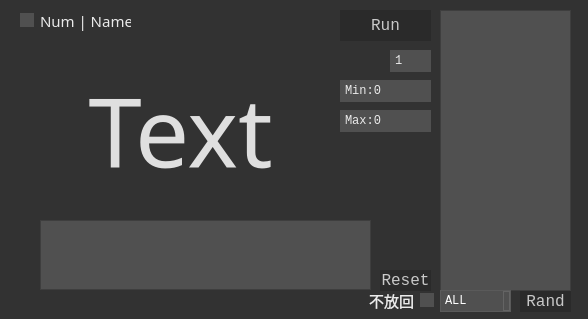
<?xml version="1.0" encoding="UTF-8"?>
<ui version="4.0">
 <class>Widget</class>
 <widget class="QWidget" name="Widget">
  <property name="geometry">
   <rect>
    <x>0</x>
    <y>0</y>
    <width>588</width>
    <height>319</height>
   </rect>
  </property>
  <property name="font">
   <font>
    <family>方正俊黑简体_中</family>
   </font>
  </property>
  <property name="windowTitle">
   <string>Widget</string>
  </property>
  <property name="styleSheet">
   <string notr="true">QWidget#Widget{
	background-color: rgb(50,50,50);
}
QWidget{
	color: rgb(235, 235, 235);
}</string>
  </property>
  <widget class="QListWidget" name="listWidget">
   <property name="geometry">
    <rect>
     <x>440</x>
     <y>10</y>
     <width>131</width>
     <height>281</height>
    </rect>
   </property>
   <property name="font">
    <font>
     <family>方正俊黑简体_中</family>
     <pointsize>12</pointsize>
    </font>
   </property>
   <property name="styleSheet">
    <string notr="true">QListWidget{
	background-color: rgb(80, 80, 80);
}
QListWidget::item:disabled{
	color:grey;
}

</string>
   </property>
  </widget>
  <widget class="QPlainTextEdit" name="textEdit">
   <property name="geometry">
    <rect>
     <x>40</x>
     <y>220</y>
     <width>331</width>
     <height>70</height>
    </rect>
   </property>
   <property name="font">
    <font>
     <family>方正俊黑简体_中</family>
     <pointsize>12</pointsize>
    </font>
   </property>
   <property name="styleSheet">
    <string notr="true">QPlainTextEdit#textEdit{
	background-color: rgb(80, 80, 80);
}</string>
   </property>
   <property name="readOnly">
    <bool>true</bool>
   </property>
  </widget>
  <widget class="QSpinBox" name="spin_num">
   <property name="geometry">
    <rect>
     <x>390</x>
     <y>50</y>
     <width>41</width>
     <height>22</height>
    </rect>
   </property>
   <property name="font">
    <font>
     <family>Consolas</family>
    </font>
   </property>
   <property name="styleSheet">
    <string notr="true">QSpinBox{
	background-color: rgb(80, 80, 80);
}
QSpinBox::up-button,QSpinBox::down-button{
	width:0px;
}</string>
   </property>
   <property name="minimum">
    <number>1</number>
   </property>
   <property name="maximum">
    <number>99</number>
   </property>
  </widget>
  <widget class="QLabel" name="label">
   <property name="geometry">
    <rect>
     <x>10</x>
     <y>60</y>
     <width>341</width>
     <height>141</height>
    </rect>
   </property>
   <property name="font">
    <font>
     <family>方正俊黑简体_中</family>
     <pointsize>72</pointsize>
    </font>
   </property>
   <property name="styleSheet">
    <string notr="true">color: rgb(223, 223, 223);</string>
   </property>
   <property name="text">
    <string>Text</string>
   </property>
   <property name="alignment">
    <set>Qt::AlignCenter</set>
   </property>
  </widget>
  <widget class="QPushButton" name="btn_run">
   <property name="geometry">
    <rect>
     <x>340</x>
     <y>10</y>
     <width>91</width>
     <height>31</height>
    </rect>
   </property>
   <property name="font">
    <font>
     <family>Consolas</family>
     <pointsize>12</pointsize>
     <weight>50</weight>
     <italic>false</italic>
     <bold>false</bold>
    </font>
   </property>
   <property name="styleSheet">
    <string notr="true">QPushButton {
	font: 12pt &quot;Consolas&quot;;
    color:rgb(200,200,200);
	border: 0px solid transparent;
    background-color: rgba(35,35,35,150);
}
QPushButton:disabled{
	color:grey;
}
QPushButton:hover{
	background-color: rgba(137, 144, 143,100);
}

QPushButton:pressed{
	background-color: rgba(99, 99, 99,100);
}</string>
   </property>
   <property name="text">
    <string>Run</string>
   </property>
  </widget>
  <widget class="QComboBox" name="comboBox">
   <property name="geometry">
    <rect>
     <x>440</x>
     <y>290</y>
     <width>71</width>
     <height>22</height>
    </rect>
   </property>
   <property name="styleSheet">
    <string notr="true">QComboBox{
    background-color:rgb(80,80,80);
    color:white;
    font-family:Consolas;
    border: 1px solid rgb(90,90,90);
}
QComboBox:disabled{
	color:grey;
}
QComboBox::drop-down {
    border: 1px solid rgb(100,100,100);
    width: 5px;
}
QAbstractItemView {
    background-color:rgb(80,80,80);
    color:white;
}
QComboBox::down-arrow{
    width:0px;/*用于隐藏箭头*/
}</string>
   </property>
   <item>
    <property name="text">
     <string>ALL</string>
    </property>
   </item>
   <item>
    <property name="text">
     <string>Male</string>
    </property>
   </item>
   <item>
    <property name="text">
     <string>Female</string>
    </property>
   </item>
  </widget>
  <widget class="QPushButton" name="btn_shuffle">
   <property name="geometry">
    <rect>
     <x>520</x>
     <y>291</y>
     <width>51</width>
     <height>21</height>
    </rect>
   </property>
   <property name="font">
    <font>
     <family>Consolas</family>
     <pointsize>12</pointsize>
     <weight>50</weight>
     <italic>false</italic>
     <bold>false</bold>
    </font>
   </property>
   <property name="styleSheet">
    <string notr="true">QPushButton {
	font: 12pt &quot;Consolas&quot;;
    color:rgb(200,200,200);
	border: 0px solid transparent;
    background-color: rgba(35,35,35,150);
}
QPushButton:disabled{
	color:grey;
}
QPushButton:hover{
	background-color: rgba(137, 144, 143,100);
}

QPushButton:pressed{
	background-color: rgba(99, 99, 99,100);
}</string>
   </property>
   <property name="text">
    <string>Rand</string>
   </property>
  </widget>
  <widget class="QCheckBox" name="cbox_noback">
   <property name="geometry">
    <rect>
     <x>363</x>
     <y>290</y>
     <width>71</width>
     <height>21</height>
    </rect>
   </property>
   <property name="font">
    <font>
     <family>方正俊黑简体</family>
     <pointsize>11</pointsize>
    </font>
   </property>
   <property name="layoutDirection">
    <enum>Qt::RightToLeft</enum>
   </property>
   <property name="styleSheet">
    <string notr="true">QCheckBox::indicator:unchecked
{
   background-color:rgb(80,80,80);
}
QCheckBox:disabled{
	color:grey;
}
QCheckBox::indicator:checked
{
	background-color: rgb(225, 225, 225);
}</string>
   </property>
   <property name="text">
    <string>不放回</string>
   </property>
  </widget>
  <widget class="QPushButton" name="btn_reset">
   <property name="geometry">
    <rect>
     <x>380</x>
     <y>270</y>
     <width>51</width>
     <height>21</height>
    </rect>
   </property>
   <property name="font">
    <font>
     <family>Consolas</family>
     <pointsize>12</pointsize>
     <weight>50</weight>
     <italic>false</italic>
     <bold>false</bold>
    </font>
   </property>
   <property name="styleSheet">
    <string notr="true">QPushButton {
	font: 12pt &quot;Consolas&quot;;
    color:rgb(200,200,200);
	border: 0px solid transparent;
    background-color: rgba(35,35,35,150);
}
QPushButton:disabled{
	color:grey;
}
QPushButton:hover{
	background-color: rgba(137, 144, 143,100);
}

QPushButton:pressed{
	background-color: rgba(99, 99, 99,100);
}</string>
   </property>
   <property name="text">
    <string>Reset</string>
   </property>
  </widget>
  <widget class="QSpinBox" name="spin_min">
   <property name="geometry">
    <rect>
     <x>340</x>
     <y>80</y>
     <width>91</width>
     <height>22</height>
    </rect>
   </property>
   <property name="font">
    <font>
     <family>Consolas</family>
    </font>
   </property>
   <property name="styleSheet">
    <string notr="true">QSpinBox{
	background-color: rgb(80, 80, 80);
}
QSpinBox::up-button,QSpinBox::down-button{
	width:0px;
}</string>
   </property>
   <property name="suffix">
    <string/>
   </property>
   <property name="prefix">
    <string>Min:</string>
   </property>
   <property name="minimum">
    <number>-99999999</number>
   </property>
   <property name="maximum">
    <number>99999999</number>
   </property>
  </widget>
  <widget class="QSpinBox" name="spin_max">
   <property name="geometry">
    <rect>
     <x>340</x>
     <y>110</y>
     <width>91</width>
     <height>22</height>
    </rect>
   </property>
   <property name="font">
    <font>
     <family>Consolas</family>
    </font>
   </property>
   <property name="styleSheet">
    <string notr="true">QSpinBox{
	background-color: rgb(80, 80, 80);
}
QSpinBox::up-button,QSpinBox::down-button{
	width:0px;
}</string>
   </property>
   <property name="prefix">
    <string>Max:</string>
   </property>
   <property name="minimum">
    <number>-99999999</number>
   </property>
   <property name="maximum">
    <number>99999999</number>
   </property>
  </widget>
  <widget class="QCheckBox" name="cbox_mode">
   <property name="geometry">
    <rect>
     <x>20</x>
     <y>10</y>
     <width>111</width>
     <height>21</height>
    </rect>
   </property>
   <property name="font">
    <font>
     <family>方正俊黑简体</family>
     <pointsize>11</pointsize>
    </font>
   </property>
   <property name="layoutDirection">
    <enum>Qt::LeftToRight</enum>
   </property>
   <property name="styleSheet">
    <string notr="true">QCheckBox::indicator:unchecked
{
   background-color:rgb(80,80,80);
}
QCheckBox::indicator:checked
{
	background-color: rgb(225, 225, 225);
}</string>
   </property>
   <property name="text">
    <string>Num | Name</string>
   </property>
  </widget>
 </widget>
 <resources/>
 <connections/>
</ui>
